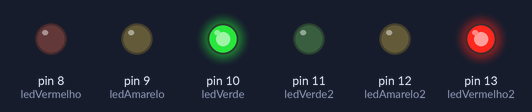
A sketch run on a simulated Arduino Uno, built with avr-gcc and run on an emulated ATmega328P. Shown: output pins drawn as LEDs (lit = HIGH).

Above: at 3.5 s.
At 7.2 s:
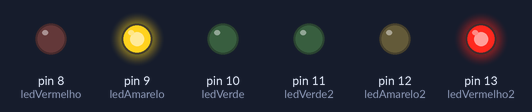
At 11.0 s:
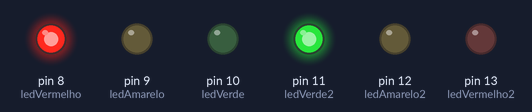
At 14.7 s:
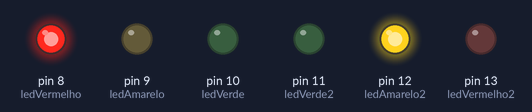
Timing chart, 0 to 20.5 s (numbered marks = the images above):
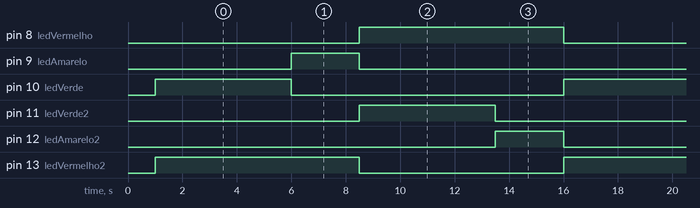

The sketch:

ClaraM_MariaJulia_MariaFernanda_MariaClara_Led_07_02_24.ino
```cpp
//Declaração das variáveis que representam os pinos dos led
int ledAmarelo = 9;
int ledVermelho = 8;
int ledVerde = 10;
int ledAmarelo2 = 12;
int ledVermelho2 = 13;
int ledVerde2 = 11;

void setup() {
  //Definindo os tipos dos pinos
  pinMode(ledAmarelo, OUTPUT);
  pinMode(ledVermelho, OUTPUT);
  pinMode(ledVerde, OUTPUT);
  pinMode(ledAmarelo2, OUTPUT);
  pinMode(ledVermelho2, OUTPUT);
  pinMode(ledVerde2, OUTPUT);


  delay(1000);
}

void loop() {
  digitalWrite(ledVerde, HIGH);
  digitalWrite(ledVermelho2, HIGH);
  delay(5000);
  digitalWrite(ledVerde, LOW);
  digitalWrite(ledAmarelo, HIGH);
  delay(2500);
  digitalWrite(ledVermelho2, LOW);
  digitalWrite(ledAmarelo, LOW);
  digitalWrite(ledVermelho, HIGH);
  digitalWrite(ledVerde2, HIGH);
  delay(5000);
  digitalWrite(ledVerde2, LOW);
  digitalWrite(ledAmarelo2, HIGH);
  delay(2500);
  digitalWrite(ledAmarelo2, LOW);
  digitalWrite(ledVermelho, LOW);


}
```

Measured:
- by itself, pin 8 (ledVermelho), pin 13 (ledVermelho2): alternates HIGH for 7.5 s and LOW for 7.5 s
- by itself, pin 9 (ledAmarelo), pin 12 (ledAmarelo2): alternates HIGH for 2.5 s and LOW for 12.5 s
- by itself, pin 10 (ledVerde), pin 11 (ledVerde2): alternates HIGH for 5.0 s and LOW for 10.0 s
